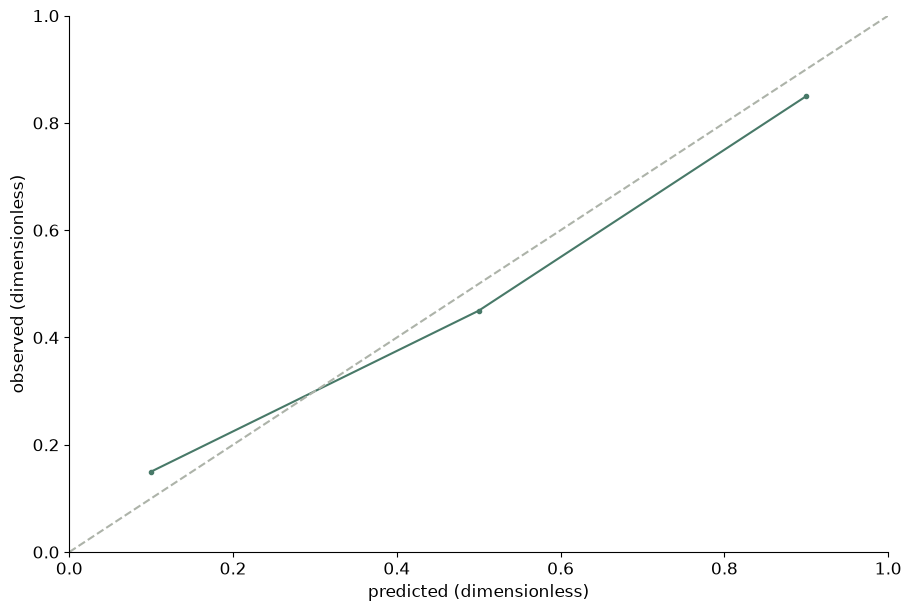

The script that drew this image:
# Tuyan deterministic figure renderer v1; values are immutable source data.
import json
import math
import numpy as np
import matplotlib
matplotlib.use('Agg')
import matplotlib.pyplot as plt
from matplotlib.patches import Circle
from matplotlib.colors import ListedColormap, BoundaryNorm
d = json.loads("{\"type\":\"calibration\",\"rows\":[{\"predicted\":0.1,\"observed\":0.15,\"count\":20},{\"predicted\":0.5,\"observed\":0.45,\"count\":20},{\"predicted\":0.9,\"observed\":0.85,\"count\":20}],\"units\":{\"value\":\"dimensionless\",\"x\":\"dimensionless\",\"y\":\"dimensionless\",\"size\":\"dimensionless\",\"low\":\"dimensionless\",\"high\":\"dimensionless\",\"start\":\"dimensionless\",\"end\":\"dimensionless\",\"effect\":\"dimensionless\",\"p\":\"dimensionless\",\"mean\":\"dimensionless\",\"fpr\":\"dimensionless\",\"tpr\":\"dimensionless\",\"recall\":\"dimensionless\",\"precision\":\"dimensionless\",\"predicted\":\"dimensionless\",\"observed\":\"dimensionless\",\"count\":\"dimensionless\",\"a\":\"dimensionless\",\"b\":\"dimensionless\",\"se\":\"dimensionless\",\"u\":\"dimensionless\",\"v\":\"dimensionless\",\"time\":\"dimensionless\",\"event\":\"dimensionless\"},\"options\":{\"bandwidth\":0.5,\"bins\":5,\"nullValue\":0,\"initialValue\":0,\"levels\":[0.5,1,1.5]},\"analysis\":{\"method\":\"pca\",\"description\":\"Synthetic precomputed QA values; not a statistical analysis of research data.\",\"pKind\":\"p\"},\"variants\":[],\"pixels\":1024,\"plotStyle\":{\"width\":9,\"height\":6,\"fontSize\":12}}")
r, kind, opt = d['rows'], d['type'], d['options']
plt.rcParams.update({'font.size':d['plotStyle']['fontSize']})
fig, ax = plt.subplots(figsize=(d['plotStyle']['width'], d['plotStyle']['height']), layout='constrained')
fig.set_facecolor('white')
fig._tuyan_target_pixels = d['pixels']
colors = ['#487968','#c58b53','#647da6','#a77592','#a5a659']
labels = [str(row.get('label',i+1)) for i,row in enumerate(r)]
unit = d['units']
def col(name):
    return np.array([row[name] for row in r], dtype=float)
def grouped():
    names = list(dict.fromkeys([str(row.get('group','Data')) for row in r]))
    return names, [np.array([row['value'] for row in r if str(row.get('group','Data')) == name], dtype=float) for name in names]
def density(values):
    # User-specified positive bandwidth; no concealed automatic inference.
    bw=float(opt['bandwidth'])
    grid=np.linspace(float(min(values))-3*bw,float(max(values))+3*bw,256)
    z=(grid[:,None]-values[None,:])/bw
    return grid,np.exp(-0.5*z*z).mean(axis=1)/(bw*math.sqrt(2*math.pi))
if kind in ['bar','dotplot','lollipop','forest']:
    y=np.arange(len(r)); values=col('value')
    if kind=='bar':
        bars=ax.barh(y,values,color=colors[0]); assert np.allclose([b.get_width() for b in bars],values)
    elif kind=='lollipop':
        ax.hlines(y,0,values,color=colors[0]); ax.scatter(values,y,color=colors[0])
    elif kind=='forest':
        ax.errorbar(values,y,xerr=np.vstack([values-col('low'),col('high')-values]),fmt='o',color=colors[0],capsize=3)
        ax.axvline(float(opt['nullValue']),color='#969e96',linestyle='--')
    else: ax.scatter(values,y,color=colors[0])
    ax.set_yticks(y,labels);ax.invert_yaxis();ax.set_xlabel(unit['value'])
elif kind in ['dumbbell','gantt']:
    y=np.arange(len(r));start,end=col('start'),col('end')
    if kind=='gantt': ax.barh(y,end-start,left=start,color=colors[0])
    else:
        ax.hlines(y,start,end,color='#9da99e');ax.scatter(start,y,label=opt.get('startLabel','Start'),color=colors[0]);ax.scatter(end,y,label=opt.get('endLabel','End'),color=colors[1]);ax.legend()
    ax.set_yticks(y,labels);ax.invert_yaxis();ax.set_xlabel(unit['start'])
elif kind=='waterfall':
    values=col('value');start=float(opt['initialValue'])+np.r_[0,np.cumsum(values)[:-1]]
    ax.bar(np.arange(len(r)),values,bottom=start,color=[colors[0] if v>=0 else colors[1] for v in values]);ax.set_xticks(np.arange(len(r)),labels,rotation=30);ax.set_ylabel(unit['value']);ax.axhline(0,color='#adb3a9')
elif kind=='histogram':
    values=col('value');counts,edges=np.histogram(values,bins=opt['bins'])
    assert int(counts.sum())==len(values)
    artists=ax.bar(edges[:-1],counts,width=np.diff(edges),align='edge',color=colors[0],edgecolor='white')
    assert np.allclose([p.get_height() for p in artists],counts)
    ax.set_xlabel(unit['value']);ax.set_ylabel('Count')
elif kind=='stripplot':
    names,groups=grouped()
    for i,values in enumerate(groups):ax.scatter(np.full(len(values),i),values,color=colors[i%len(colors)],s=22,alpha=.7)
    ax.set_xticks(np.arange(len(names)),names);ax.set_ylabel(unit['value'])
elif kind in ['boxplot','violin','raincloud','density','ridgeline']:
    names,groups=grouped()
    if kind=='boxplot': ax.boxplot(groups,whis=1.5,showfliers=True);ax.set_xticks(np.arange(len(names))+1,names);ax.set_ylabel(unit['value'])
    elif kind=='violin':
        # bw_method is explicit to avoid a hidden bandwidth choice.
        ax.violinplot(groups,showmeans=False,showmedians=True,bw_method=float(opt['bandwidth']));ax.set_xticks(np.arange(len(names))+1,names);ax.set_ylabel(unit['value'])
    else:
        for i,values in enumerate(groups):
            grid,pdf=density(values); color=colors[i%len(colors)]
            if kind=='density': ax.plot(grid,pdf,color=color,label=names[i])
            else:
                base=float(i);scale=0.65/max(pdf) if max(pdf)>0 else 1
                ax.fill_between(grid,base,base+pdf*scale,color=color,alpha=0.45)
                if kind=='raincloud':
                    ax.scatter(values,np.full(len(values),base-0.15),color=color,s=15)
                    ax.boxplot([values],positions=[base-0.35],vert=False,widths=.15,whis=1.5,manage_ticks=False)
        ax.set_xlabel(unit['value'])
        if kind=='density':ax.set_ylabel('Density');ax.legend()
        else:ax.set_yticks(np.arange(len(names)),names)
elif kind=='ecdf':
    values=np.sort(col('value')); p=np.arange(1,len(values)+1)/len(values)
    line=ax.step(values,p,where='post',color=colors[0])[0];assert np.allclose(line.get_ydata(),p)
    ax.set_xlabel(unit['value']);ax.set_ylabel('Cumulative proportion');ax.set_ylim(0,1)
elif kind in ['line','area','scatter','bubble','ordination','ma_plot','volcano','roc','pr_curve','calibration','bland_altman','funnel_meta']:
    xname,yname='x','y'
    if kind=='ma_plot':xname,yname='mean','effect'
    if kind=='roc':xname,yname='fpr','tpr'
    if kind=='pr_curve':xname,yname='recall','precision'
    if kind=='calibration':xname,yname='predicted','observed'
    if kind=='funnel_meta':xname,yname='effect','se'
    if kind=='volcano':x=col('effect');y=-np.log10(col('p'));xlabel='Effect ('+unit['effect']+')';ylabel='-log10('+d['analysis']['pKind']+')'
    elif kind=='bland_altman':
        a,b=col('a'),col('b');x=(a+b)/2;y=a-b;bias=np.mean(y);sd=np.std(y,ddof=1)
        for line,label in [(bias,'Mean difference'),(bias-1.96*sd,'Lower agreement limit'),(bias+1.96*sd,'Upper agreement limit')]:ax.axhline(line,color='#9a9f96',linestyle='--',label=label)
        ax.legend(fontsize=8);xlabel='Mean ('+unit['a']+')';ylabel='A - B ('+unit['a']+')'
    else:x,y=col(xname),col(yname);xlabel=xname+' ('+unit[xname]+')';ylabel=yname+' ('+unit[yname]+')'
    if kind in ['line','area','roc','pr_curve','calibration']:
        order=np.lexsort((y,x)) if kind=='roc' else np.argsort(x,kind='stable');x,y=x[order],y[order]
        artist=ax.plot(x,y,color=colors[0],marker='o',markersize=3)[0];assert np.allclose(artist.get_ydata(),y)
        if kind=='area':ax.fill_between(x,0,y,color=colors[0],alpha=.25)
    else:
        artist=ax.scatter(x,y,s=col('size')*float(opt.get('areaScale',20)) if kind=='bubble' else 26,color=colors[0]);assert np.allclose(artist.get_offsets(),np.column_stack([x,y]))
    ax.set_xlabel(xlabel);ax.set_ylabel(ylabel)
    if kind=='bubble':
        handles,legend_labels=artist.legend_elements(prop='sizes',num=3,func=lambda size:size/float(opt.get('areaScale',20)))
        ax.legend(handles,legend_labels,title='Area ('+unit['size']+')',fontsize=8)
    if kind in ['roc','calibration']:ax.plot([0,1],[0,1],linestyle='--',color='#adb3a9');ax.set_xlim(0,1);ax.set_ylim(0,1)
    if kind=='pr_curve':ax.set_xlim(0,1);ax.set_ylim(0,1)
    if kind=='funnel_meta':ax.invert_yaxis()
    if kind=='ordination':ax.text(.01,1.02,d['analysis']['method'].upper(),transform=ax.transAxes,fontsize=10)
elif kind in ['heatmap','adjacency_matrix','correlation_matrix','confusion_matrix','bubble_matrix','binary_matrix']:
    names_y=list(dict.fromkeys([str(row['row']) for row in r]));names_x=list(dict.fromkeys([str(row['column']) for row in r]))
    matrix=np.full((len(names_y),len(names_x)),np.nan)
    for row in r:matrix[names_y.index(str(row['row'])),names_x.index(str(row['column']))]=row['value']
    if kind=='bubble_matrix':
        for row in r:ax.scatter(names_x.index(str(row['column'])),names_y.index(str(row['row'])),s=row['value']*float(opt.get('areaScale',25)),color=colors[0])
        ax.invert_yaxis()
    elif kind=='binary_matrix':
        cmap=ListedColormap(['#f1f3ed','#487968']);cmap.set_bad('#b7b9b2')
        img=ax.pcolormesh(np.arange(len(names_x)+1)-.5,np.arange(len(names_y)+1)-.5,matrix,cmap=cmap,norm=BoundaryNorm([-.5,.5,1.5],2),shading='flat');ax.invert_yaxis();fig.colorbar(img,ax=ax,ticks=[0,1],label='0 absent / 1 present; grey missing')
        assert np.allclose(img.get_array(),matrix,equal_nan=True)
    else:
        img=ax.pcolormesh(np.arange(len(names_x)+1)-.5,np.arange(len(names_y)+1)-.5,matrix,cmap='RdBu_r' if kind=='correlation_matrix' else 'viridis',vmin=-1 if kind=='correlation_matrix' else None,vmax=1 if kind=='correlation_matrix' else None,shading='flat');ax.invert_yaxis();fig.colorbar(img,ax=ax,label=unit['value'])
        assert np.allclose(img.get_array(),matrix,equal_nan=True)
    ax.set_xticks(np.arange(len(names_x)),names_x,rotation=40,ha='right');ax.set_yticks(np.arange(len(names_y)),names_y)
    if kind=='confusion_matrix':ax.set_xlabel('Predicted class');ax.set_ylabel('True class')
elif kind=='pie':
    values=col('value');wedges,_=ax.pie(values,labels=labels,colors=colors,normalize=True)
    assert np.allclose([(w.theta2-w.theta1)/360 for w in wedges],values/sum(values),atol=1e-6)
elif kind=='rose':
    fig.delaxes(ax);ax=fig.add_subplot(111,projection='polar');values=col('value');theta=np.arange(len(r))*2*np.pi/len(r)
    ax.bar(theta,np.sqrt(values),width=2*np.pi/len(r),color=colors[0],edgecolor='white');ax.set_xticks(theta,labels);ax.set_ylabel('Radius = sqrt(value)')
elif kind in ['gene_track','protein_domain']:
    start,end=col('start'),col('end');ax.barh(np.arange(len(r)),end-start,left=start,color=colors[0]);ax.set_yticks(np.arange(len(r)),labels);ax.set_xlabel(unit['start']);ax.invert_yaxis()
elif kind=='vector_field':
    artist=ax.quiver(col('x'),col('y'),col('u'),col('v'),angles='xy',scale_units='xy',scale=1,color=colors[0]);ax.set_xlabel(unit['x']);ax.set_ylabel(unit['y']);ax.set_aspect('equal')
elif kind=='contour':
    xs=np.unique(col('x'));ys=np.unique(col('y'));z=np.full((len(ys),len(xs)),np.nan)
    for row in r:z[list(ys).index(row['y']),list(xs).index(row['x'])]=row['value']
    cs=ax.contour(xs,ys,z,levels=opt['levels'])
    for label in ax.clabel(cs,inline=False,fontsize=8):label.set_bbox({'facecolor':'white','edgecolor':'none','pad':1})
    ax.set_xlabel(unit['x']);ax.set_ylabel(unit['y'])
elif kind=='kaplan_meier':
    names=list(dict.fromkeys([str(row.get('group','Data')) for row in r]))
    for i,name in enumerate(names):
        data=[row for row in r if str(row.get('group','Data'))==name];times=sorted(set(row['time'] for row in data));xs=[0.];ys=[1.];s=1.
        for t in times:
            risk=sum(row['time']>=t for row in data);events=sum(row['time']==t and row['event']==1 for row in data)
            s=s*(1-events/risk);xs.append(t);ys.append(s)
            cens=sum(row['time']==t and row['event']==0 for row in data)
            if cens:ax.plot(t,s,marker='+',color=colors[i%len(colors)])
        ax.step(xs,ys,where='post',label=name,color=colors[i%len(colors)])
    ax.set_ylim(0,1.03);ax.set_ylabel('Survival probability (no CI estimated)');ax.set_xlabel(unit['time']);ax.legend()
elif kind in ['venn','upset']:
    names=[row['set'] for row in r];sets=[set(row['members']) for row in r];members=set().union(*sets);counts={}
    for item in members:
        mask=tuple(item in s for s in sets);counts[mask]=counts.get(mask,0)+1
    if kind=='venn':
        for x,color,name in [(0.4,colors[0],names[0]),(.65,colors[1],names[1])]:ax.add_patch(Circle((x,.5),.23,facecolor=color,alpha=.25));ax.text(x,.78,name,ha='center')
        for x,key in [(.29,(True,False)),(.525,(True,True)),(.76,(False,True))]:ax.text(x,.5,str(counts.get(key,0)),ha='center')
        ax.set_xlim(0,1.05);ax.set_ylim(0,1);ax.set_aspect('equal');ax.axis('off');ax.text(.5,.1,'Areas are schematic; labels show exact counts',ha='center',fontsize=8)
    else:
        masks=sorted(counts,key=lambda m:(-counts[m],m));ax.bar(np.arange(len(masks)),[counts[m] for m in masks],color=colors[0]);ax.set_xticks(np.arange(len(masks)),[' & '.join(names[i] for i,v in enumerate(m) if v) for m in masks],rotation=35,ha='right');ax.set_ylabel('Exclusive intersection size')
        # Membership matrix below bars is necessary to distinguish UpSet from a bar chart.
        matrix_ax=ax.inset_axes([0,-.48,1,.27]);matrix_ax.set_xlim(-.5,len(masks)-.5)
        for j,m in enumerate(masks):
            ys=[i for i,v in enumerate(m) if v];matrix_ax.plot([j]*len(ys),ys,color=colors[0]);matrix_ax.scatter([j]*len(names),np.arange(len(names)),color=[colors[0] if v else '#dde1d8' for v in m])
        matrix_ax.set_yticks(np.arange(len(names)),names);matrix_ax.set_xticks([]);matrix_ax.invert_yaxis()

checks={}
computed={}
def audit(name,actual,expected,atol=1e-8):
    a=np.asarray(actual,dtype=float);e=np.asarray(expected,dtype=float)
    assert a.shape==e.shape and np.allclose(a,e,rtol=1e-7,atol=atol,equal_nan=True), 'Numeric artist mismatch: '+name
    mask=np.isfinite(a)&np.isfinite(e)
    error=float(np.max(np.abs(a[mask]-e[mask]))) if np.any(mask) else 0.
    checks[name]={'count':int(a.size),'absoluteError':error,'passed':True}
if kind=='bar':audit('bar_widths',[p.get_width() for p in ax.patches],col('value'))
elif kind in ['dotplot','lollipop']:audit('point_values',ax.collections[-1].get_offsets()[:,0],col('value'))
elif kind=='forest':
    audit('point_estimates',ax.lines[0].get_xdata(),col('value'))
    audit('intervals',np.array(ax.collections[0].get_segments())[:,:,0],np.column_stack([col('low'),col('high')]))
elif kind=='dumbbell':
    audit('start_points',ax.collections[1].get_offsets()[:,0],col('start'));audit('end_points',ax.collections[2].get_offsets()[:,0],col('end'))
elif kind=='gantt':
    audit('interval_start',[p.get_x() for p in ax.patches],col('start'));audit('interval_width',[p.get_width() for p in ax.patches],col('end')-col('start'))
elif kind=='waterfall':
    audit('increments',[p.get_height() for p in ax.patches],col('value'));audit('cumulative_baselines',[p.get_y() for p in ax.patches],float(opt['initialValue'])+np.r_[0,np.cumsum(col('value'))[:-1]])
    computed['cumulativeValues']=(float(opt['initialValue'])+np.cumsum(col('value'))).tolist()
elif kind=='histogram':
    audit('bin_heights',[p.get_height() for p in ax.patches],counts);audit('total_count',[sum(p.get_height() for p in ax.patches)],[len(r)]);computed['binEdges']=edges.tolist();computed['binCounts']=counts.tolist()
elif kind=='stripplot':
    for i,values in enumerate(groups):audit('observations_'+str(i),ax.collections[i].get_offsets()[:,1],values)
elif kind=='boxplot':
    for i,values in enumerate(groups):audit('median_'+str(i),ax.lines[i*7+5].get_ydata(),[np.median(values)]*2)
elif kind=='violin':
    medians=ax.collections[-1].get_segments();audit('medians',[x[0,1] for x in medians],[np.median(v) for v in groups])
elif kind in ['density','ridgeline','raincloud']:
    computed['bandwidth']=float(opt['bandwidth']);computed['groupSizes']=[len(v) for v in groups]
    for i,values in enumerate(groups):
        grid,pdf=density(values)
        if kind=='density':audit('density_'+str(i),ax.lines[i].get_ydata(),pdf)
        else:
            top=np.column_stack([grid,i+pdf*(.65/max(pdf))]);bottom=np.column_stack([grid,np.full(len(grid),i)])
            expected=np.vstack([top[0],bottom,top[-1],top[::-1],top[0]])
            audit('density_polygon_'+str(i),ax.collections[i*(2 if kind=='raincloud' else 1)].get_paths()[0].vertices,expected)
        if kind=='raincloud':audit('observations_'+str(i),ax.collections[i*2+1].get_offsets()[:,0],values)
elif kind=='ecdf':
    audit('ecdf_sorted_values',ax.lines[0].get_xdata(),np.sort(col('value')));audit('ecdf_probability',ax.lines[0].get_ydata(),np.arange(1,len(r)+1)/len(r))
elif kind in ['line','area','roc','pr_curve','calibration']:audit('plotted_xy',np.column_stack([artist.get_xdata(),artist.get_ydata()]),np.column_stack([x,y]))
elif kind in ['scatter','bubble','ordination','ma_plot','volcano','bland_altman','funnel_meta']:
    audit('point_coordinates',artist.get_offsets(),np.column_stack([x,y]))
    if kind=='bubble':audit('marker_area',artist.get_sizes(),col('size')*float(opt.get('areaScale',20)))
    if kind=='volcano':computed['negativeLog10P']=y.tolist()
    if kind=='bland_altman':
        audit('agreement_limits',[ln.get_ydata()[0] for ln in ax.lines[:3]],[bias,bias-1.96*sd,bias+1.96*sd]);computed.update({'meanDifference':float(bias),'sampleSdDifference':float(sd),'limits':[float(bias-1.96*sd),float(bias+1.96*sd)]})
elif kind in ['heatmap','adjacency_matrix','correlation_matrix','confusion_matrix','binary_matrix']:audit('matrix_cells',img.get_array(),matrix);computed['missingCells']=int(np.isnan(matrix).sum())
elif kind=='bubble_matrix':audit('marker_areas',[c.get_sizes()[0] for c in ax.collections],col('value')*float(opt.get('areaScale',25)))
elif kind=='pie':audit('angular_proportions',[(w.theta2-w.theta1)/360 for w in wedges],col('value')/sum(col('value')),1e-6)
elif kind=='rose':audit('area_proportions',[p.get_height()**2 for p in ax.patches],col('value'))
elif kind=='vector_field':audit('vectors',np.column_stack([artist.U,artist.V]),np.column_stack([col('u'),col('v')]))
elif kind=='contour':
    audit('contour_levels',cs.levels,opt['levels'])
    for level,path in zip(cs.levels,cs.get_paths()):
        points=path.vertices
        if len(points)==0:continue
        assert np.all(points[:,0]>=xs[0]) and np.all(points[:,0]<=xs[-1]) and np.all(points[:,1]>=ys[0]) and np.all(points[:,1]<=ys[-1]), 'Contour outside data grid'
        ix=np.clip(np.searchsorted(xs,points[:,0],side='right')-1,0,len(xs)-2);iy=np.clip(np.searchsorted(ys,points[:,1],side='right')-1,0,len(ys)-2)
        tx=(points[:,0]-xs[ix])/(xs[ix+1]-xs[ix]);ty=(points[:,1]-ys[iy])/(ys[iy+1]-ys[iy])
        interpolated=(1-tx)*(1-ty)*z[iy,ix]+tx*(1-ty)*z[iy,ix+1]+(1-tx)*ty*z[iy+1,ix]+tx*ty*z[iy+1,ix+1]
        audit('contour_vertices_'+str(float(level)),interpolated,np.full(len(points),level))
    computed['gridShape']=list(z.shape)
elif kind=='kaplan_meier':
    survival_lines=[ln for ln in ax.lines if ln.get_drawstyle()=='steps-post']
    for i,name in enumerate(names):
        data=[row for row in r if str(row.get('group','Data'))==name];prob=1.;expected=[1.]
        for t in sorted(set(row['time'] for row in data)):
            prob*=1-sum(row['time']==t and row['event']==1 for row in data)/sum(row['time']>=t for row in data);expected.append(prob)
        audit('survival_'+str(i),survival_lines[i].get_ydata(),expected)
        computed[name]={'survival':expected}
elif kind=='venn':audit('intersection_labels',[float(t.get_text()) for t in ax.texts[2:5]],[counts.get((True,False),0),counts.get((True,True),0),counts.get((False,True),0)])
elif kind=='upset':audit('exclusive_intersections',[p.get_height() for p in ax.patches],[counts[m] for m in masks]);audit('union_size',[sum(p.get_height() for p in ax.patches)],[len(members)])
assert checks, 'Missing numeric audit for '+kind
fig._tuyan_validation={'typeId':kind,'checks':checks,'computations':computed,'analysis':d['analysis'],'suppliedFields':list(r[0]),'dataSourcePolicy':'User supplied values; artist checks do not establish source authenticity or study validity.'}

for collection in fig.findobj(matplotlib.collections.Collection):collection.set_rasterized(False)
for spine in ['top','right']:
    if spine in ax.spines: ax.spines[spine].set_visible(False)
